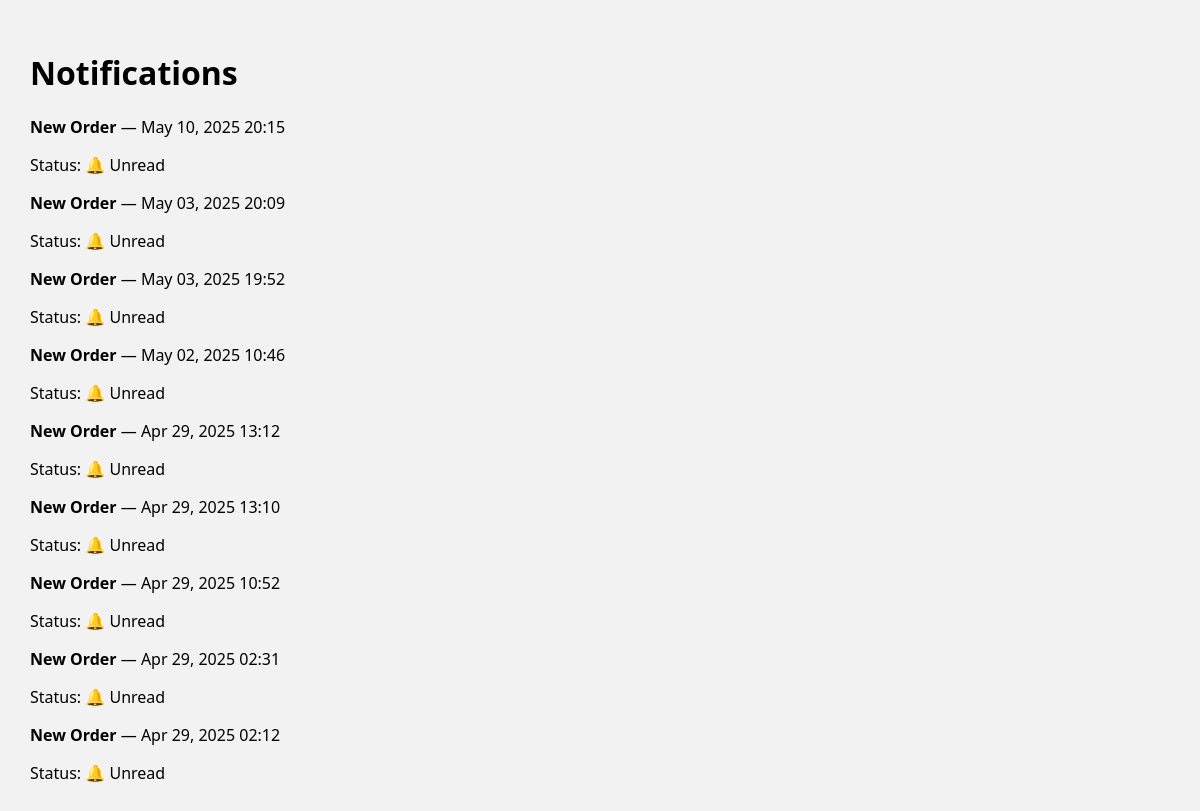
The page /subbranch/sub_notifications/ (signed in) on the database its author committed.
### subbranch/models.py (models this page shows, shortened)
class Notifications(models.Model):
    user = models.ForeignKey(User,on_delete=models.CASCADE,null=True,related_name="vendor_notifications")
    type = models.CharField(max_length=100,choices=TYPE,default=None)
    order = models.ForeignKey("store.OrderItem",on_delete=models.CASCADE,null=True,blank=True)
    seen = models.BooleanField(default=False)
    date = models.DateTimeField(auto_now_add=True)
    class Meta:
        verbose_name_plural = "Notifications"

### subbranch/views.py (the view)
# urls.py: path('sub_notifications/', views.sub_notifications, name='sub_notifications'),
@login_required
def sub_notifications(request):
    notifications = Notifications.objects.filter(user=request.user).order_by('-date')
    return render(request, 'sub_notifications.html', {
        'notifications': notifications
    })

### templates/sub_notifications.html (shortened to what this page needs)
{% load static %}
<!DOCTYPE html>
<html lang="en">
<head>
  <link rel="stylesheet" href="{% static 'css/sub_style.css' %}">
</head>
<body>
  <div class="main-content">
    <h1>Notifications</h1>
    <div class="notifications-list">
      {% for notif in notifications %}
  <div class="notification {% if not notif.seen %}unread{% endif %}">
    <p><strong>{{ notif.type }}</strong> — {{ notif.date|date:"M d, Y H:i" }}</p>
    <p>Status: {% if notif.seen %}✅ Read{% else %}🔔 Unread{% endif %}</p>
  </div>
{% empty %}
  <p>No notifications available.</p>
{% endfor %}
    </div>
  </div>
</body>
</html>

### static/css/sub_style.css (style rules this page uses)
.main-content { flex: 1; padding: 30px; }

### rows shown on the page
Notifications: type "New Order", date "May 10, 2025 20:15", seen "🔔 Unread"
Notifications: type "New Order", date "May 03, 2025 20:09", seen "🔔 Unread"
Notifications: type "New Order", date "May 03, 2025 19:52", seen "🔔 Unread"
Notifications: type "New Order", date "May 02, 2025 10:46", seen "🔔 Unread"
Notifications: type "New Order", date "Apr 29, 2025 13:12", seen "🔔 Unread"
Notifications: type "New Order", date "Apr 29, 2025 13:10", seen "🔔 Unread"
Notifications: type "New Order", date "Apr 29, 2025 10:52", seen "🔔 Unread"
Notifications: type "New Order", date "Apr 29, 2025 02:31", seen "🔔 Unread"
Notifications: type "New Order", date "Apr 29, 2025 02:12", seen "🔔 Unread"
